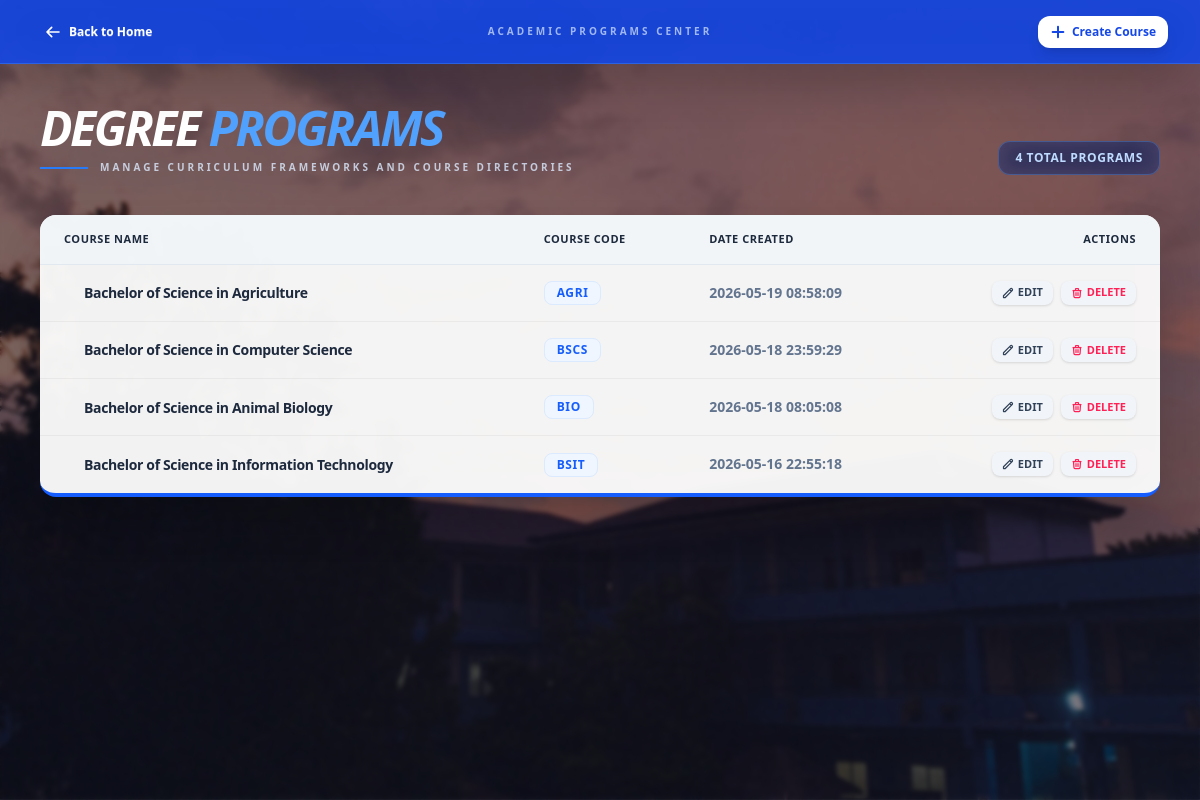
The app's page /public/admin/courses.php with its own data.
### tables this page shows
CREATE TABLE `courses` (
  `id` int(11) NOT NULL,
  `department_id` int(11) NOT NULL,
  `course_name` varchar(255) NOT NULL,
  `course_code` varchar(50) DEFAULT NULL,
  `created_at` timestamp NOT NULL DEFAULT current_timestamp()
);

### classes/admin.php (called while the page is built, shortened)
<?php
class admins extends Dbh
{
    public function viewCourses()
    {
        $conn = $this->connect();
        $sql = "SELECT *
            FROM courses
            ORDER BY id DESC";
        $stmt = $conn->prepare($sql);
        $stmt->execute();
        $result = $stmt->get_result();
        return $result->num_rows > 0
            ? $result->fetch_all(MYSQLI_ASSOC)
            : [];
    }
}
?>

### public/admin/courses.php (the view, shortened to what this page needs)
<?php session_start();
include('includes/couHeader.php'); ?>
<?php
include('../../classes/admin.php');
$data = new admins();
$row = $data->viewCourses();
?>
<div class="h-screen w-screen bg-cover bg-center bg-no-repeat bg-fixed overflow-hidden flex flex-col"
    style="background-image: url('../../img/adminBG.jpg');">
    <div
        class="h-full w-full bg-slate-950/50 backdrop-blur-[2px] flex flex-col overflow-y-auto [&::-webkit-scrollbar]:hidden [scrollbar-width:none]">
        <div
            class="navbar bg-blue-700/90 backdrop-blur-xl shadow-2xl border-b border-blue-400/30 px-6 md:px-8 sticky top-0 z-50 flex-none">
            <div class="flex-1">
                <a href="home.php"
                    class="btn btn-ghost btn-sm gap-2 text-white hover:bg-blue-600/50 font-bold rounded-xl transition-all">
                    <svg xmlns="http://www.w3.org/2000/svg" class="h-4 w-4" fill="none" viewBox="0 0 24 24"
                        stroke="currentColor">
                        <path stroke-linecap="round" stroke-linejoin="round" stroke-width="2.5"
                            d="M10 19l-7-7m0 0l7-7m-7 7h18" />
                    </svg>
                    Back to Home
                </a>
            </div>
            <div class="flex-none hidden lg:block">
                <h1 class="text-[10px] font-black uppercase tracking-[0.3em] text-blue-100/70">Academic Programs Center
                </h1>
            </div>
            <div class="flex-1 justify-end flex">
                <button onclick="createModal.showModal()"
                    class="btn btn-sm bg-white text-blue-700 hover:bg-blue-50 hover:scale-105 border-none font-black rounded-xl transition-all shadow-lg">
                    <svg xmlns="http://www.w3.org/2000/svg" class="h-4 w-4" fill="none" viewBox="0 0 24 24"
                        stroke="currentColor">
                        <path stroke-linecap="round" stroke-linejoin="round" stroke-width="3" d="M12 4v16m8-8H4" />
                    </svg>
                    Create Course
                </button>
            </div>
        </div>
        <main class="p-6 md:p-10 max-w-7xl w-full mx-auto flex-grow">
            <div class="mb-10 flex flex-col md:flex-row md:items-end justify-between gap-6">
                <div>
                    <h1 class="text-5xl font-black text-white tracking-tighter italic uppercase drop-shadow-2xl">
                        Degree <span class="text-blue-400 italic">Programs</span>
                    </h1>
                    <div class="flex items-center gap-3 mt-2">
                        <div class="h-[2px] w-12 bg-blue-500"></div>
                        <p class="text-blue-100 text-[10px] font-bold uppercase tracking-[0.3em] opacity-80">
                            Manage Curriculum Frameworks and Course Directories
                        </p>
                    </div>
                </div>
                <div
                    class="badge badge-lg bg-blue-900/40 border border-blue-400/30 backdrop-blur-md text-blue-200 font-black px-4 py-4 uppercase text-xs tracking-wider rounded-xl">
                    <?php echo count($row); ?> Total Programs
                </div>
            </div>
            <div class="bg-white/95 rounded-2xl border-b-4 border-blue-600 shadow-2xl backdrop-blur-xl overflow-hidden">
                <div class="overflow-x-auto">
                    <table class="table w-full border-separate border-spacing-0">
                        <thead class="bg-slate-100/80">
                            <tr>
                                <th
                                    class="py-4 px-6 text-slate-800 font-black uppercase text-[11px] tracking-wider border-b border-slate-200">
                                    Course Name</th>
                                <th
                                    class="py-4 px-6 text-slate-800 font-black uppercase text-[11px] tracking-wider border-b border-slate-200">
                                    Course Code</th>
                                <th
                                    class="py-4 px-6 text-slate-800 font-black uppercase text-[11px] tracking-wider border-b border-slate-200">
                                    Date Created</th>
                                <th
                                    class="py-4 px-6 text-slate-800 font-black uppercase text-[11px] tracking-wider border-b border-slate-200 text-right">
                                    Actions</th>
                            </tr>
                        </thead>
                        <tbody class="divide-y divide-slate-100">
                            <?php if (empty($row)) { ?>
                            <tr>
                                <td colspan="4" class="text-center py-24">
                                    <div class="flex flex-col items-center text-slate-400">
                                        <svg xmlns="http://www.w3.org/2000/svg" class="h-16 w-16 mb-3 text-slate-300"
                                            fill="none" viewBox="0 0 24 24" stroke="currentColor">
                                            <path stroke-linecap="round" stroke-linejoin="round" stroke-width="1.5"
                                                d="M12 6.253v13m0-13C10.832 5.477 9.246 5 7.5 5S4.168 5.477 3 6.253v13C4.168 18.477 5.754 18 7.5 18s3.332.477 4.5 1.253m0-13C13.168 5.477 14.754 5 16.5 5c1.747 0 3.332.477 4.5 1.253v13C19.832 18.477 18.247 18 16.5 18c-1.746 0-3.332.477-4.5 1.253" />
                                        </svg>
                                        <span class="text-lg font-bold tracking-tight text-slate-500">No active degree
                                            paths map to the index.</span>
                                    </div>
                                </td>
                            </tr>
                            <?php } else { ?>
                            <?php foreach ($row as $items) { ?>
                            <tr class="hover:bg-blue-50/60 transition-all duration-200 group">
                                <td class="py-4 px-6">
                                    <div class="flex items-center gap-3">
                                        <span
                                            class="font-black text-slate-800 group-hover:text-blue-700 tracking-tight transition-colors">
                                            <?php echo htmlspecialchars($items['course_name']); ?>
                                        </span>
                                    </div>
                                </td>
                                <td class="py-4 px-6">
                                    <span
                                        class="badge font-black bg-blue-50 border border-blue-100 text-blue-600 px-3 py-2.5 rounded-lg text-xs uppercase tracking-wider">
                                        <?php echo htmlspecialchars($items['course_code']); ?>
                                    </span>
                                </td>
                                <td class="py-4 px-6 text-slate-500 font-semibold text-sm">
                                    <?php echo htmlspecialchars($items['created_at']); ?>
                                </td>
                                <td class="py-4 px-6 text-right">
                                    <div class="flex justify-end gap-2">
                                        <button
                                            class="btn btn-xs bg-slate-100 text-slate-700 border-none hover:bg-blue-600 hover:text-white font-black rounded-lg transition-all shadow-sm gap-1 py-1 px-2.5 --btn-edit"
                                            data-id="<?php echo $items['id']; ?>"
                                            data-name="<?php echo $items['course_name']; ?>"
                                            data-code="<?php echo $items['course_code']; ?>">
                                            <svg xmlns="http://www.w3.org/2000/svg" class="h-3 w-3" fill="none"
                                                viewBox="0 0 24 24" stroke="currentColor">
                                                <path stroke-linecap="round" stroke-linejoin="round" stroke-width="2.5"
                                                    d="M15.232 5.232l3.536 3.536m-2.036-5.036a2.5 2.5 0 113.536 3.536L6.5 21.036H3v-3.572L16.732 3.732z" />
                                            </svg>
                                            EDIT
                                        </button>
                                        <button
                                            class="btn btn-xs bg-slate-100 text-rose-500 border-none hover:bg-rose-500 hover:text-white font-black rounded-lg transition-all shadow-sm gap-1 py-1 px-2.5 --btn-delete"
                                            data-id="<?php echo $items['id']; ?>">
                                            <svg xmlns="http://www.w3.org/2000/svg" class="h-3 w-3" fill="none"
                                                viewBox="0 0 24 24" stroke="currentColor">
                                                <path stroke-linecap="round" stroke-linejoin="round" stroke-width="2.5"
                                                    d="M19 7l-.867 12.142A2 2 0 0116.138 21H7.862a2 2 0 01-1.995-1.858L5 7m5 4v6m4-6v6m1-10V4a1 1 0 00-1-1h-4a1 1 0 00-1 1v3M4 7h16" />
                                            </svg>
                                            DELETE
                                        </button>
                                    </div>
                                </td>
                            </tr>
                            <?php } ?>
                            <?php } ?>
                        </tbody>
                    </table>
                </div>
            </div>
        </main>
    </div>
</div>
<?php include('includes/couFooter.php'); ?>

### records on screen
courses: course_name "Bachelor of Science in Agriculture", course_code "AGRI", created_at "2026-05-19 08:58:09"
courses: course_name "Bachelor of Science in Computer Science", course_code "BSCS", created_at "2026-05-18 23:59:29"
courses: course_name "Bachelor of Science in Animal Biology", course_code "BIO", created_at "2026-05-18 08:05:08"
courses: course_name "Bachelor of Science in Information Technology", course_code "BSIT", created_at "2026-05-16 22:55:18"

### other values on screen
count($row) "4"
